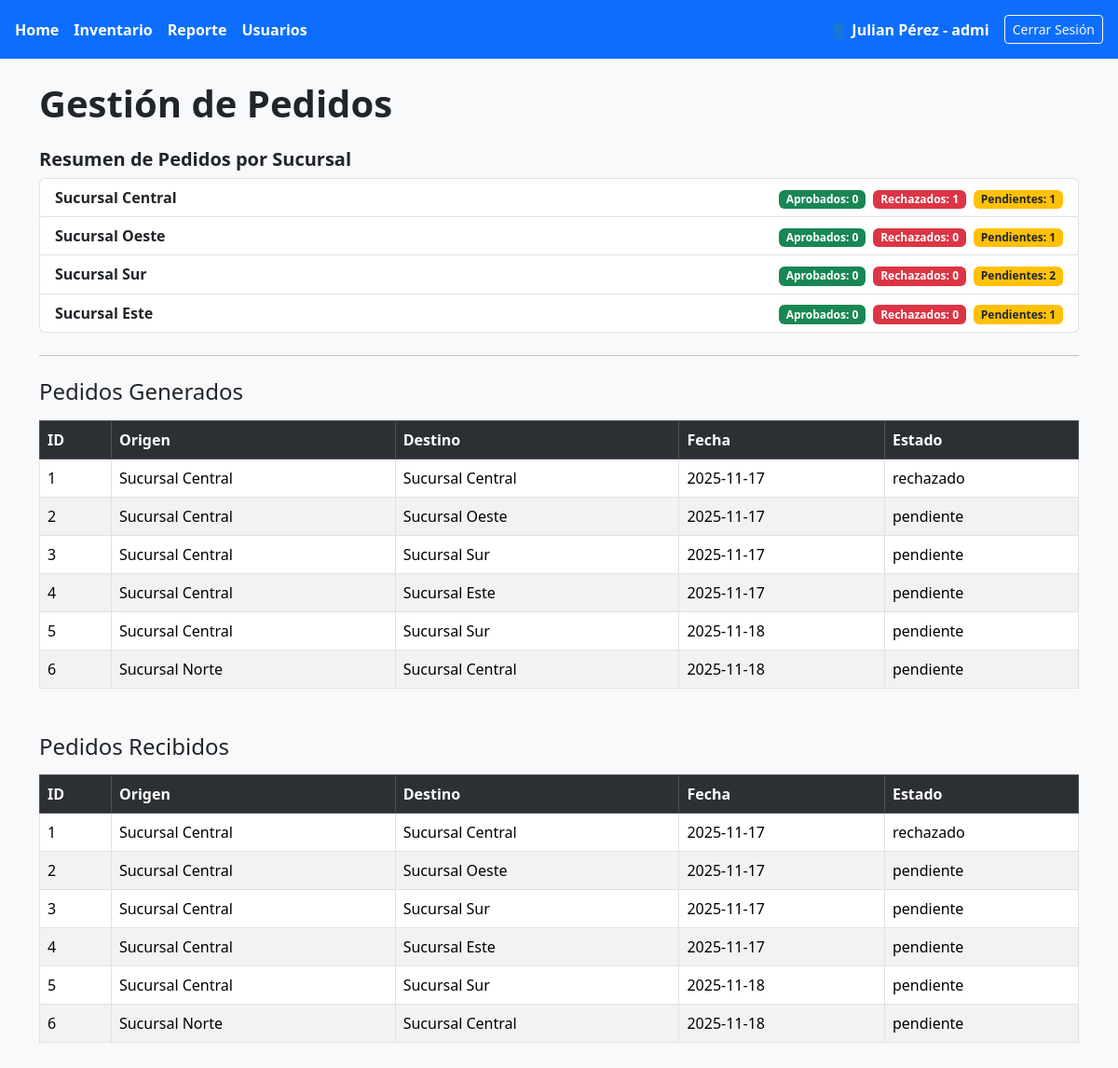
Page /gestion_pedidos (signed in) on the earlier database version.
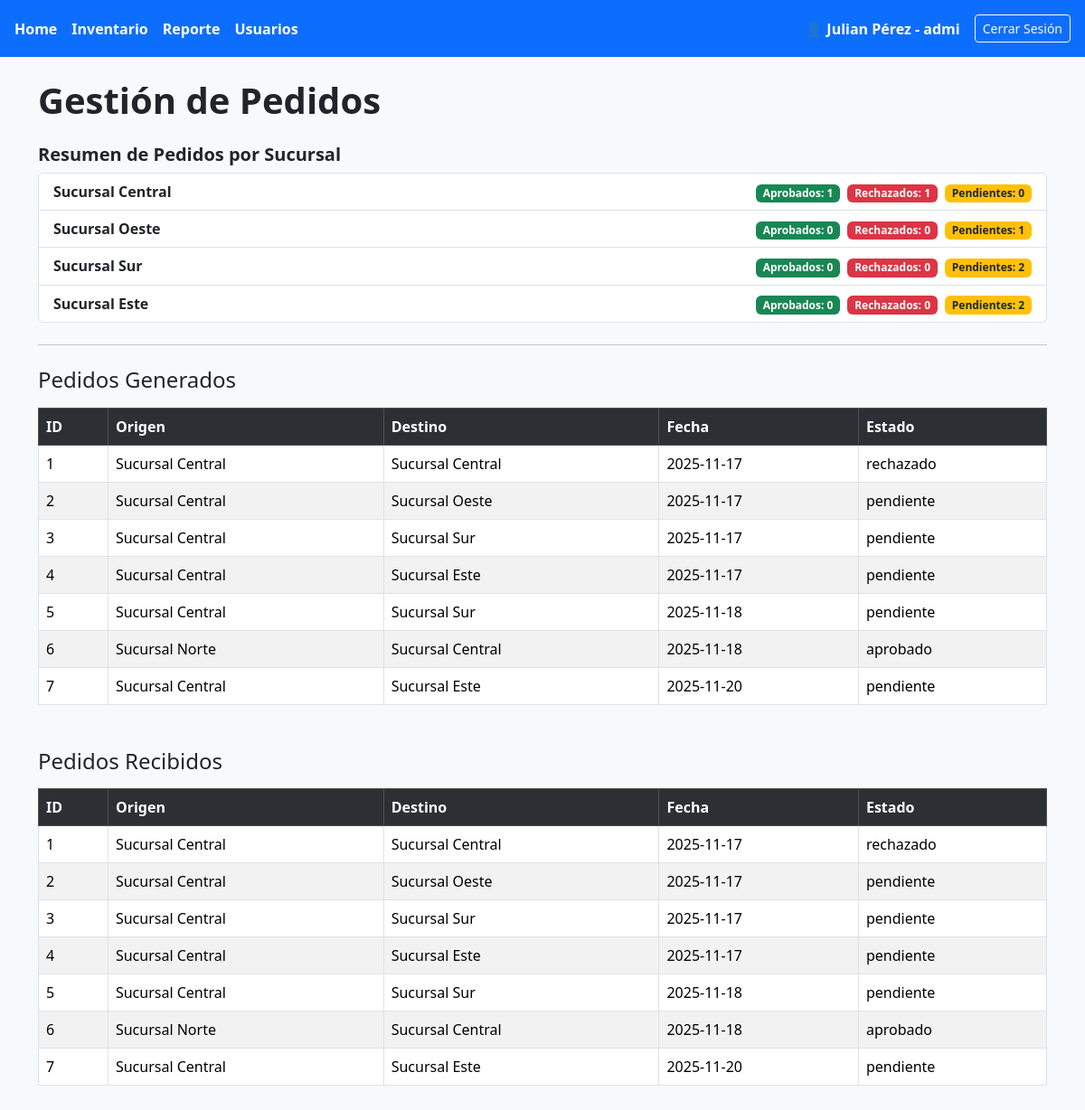
Same page on the later database version.
### tables this page shows
CREATE TABLE pedido(
                id INTEGER PRIMARY KEY AUTOINCREMENT,
                id_sucursal_origen INTEGER,
                id_sucursal_destino INTEGER,
                fecha_pedido TEXT,
                estado TEXT,
                FOREIGN KEY (id_sucursal_origen) REFERENCES sucursal(id) ON DELETE CASCADE,
                FOREIGN KEY (id_sucursal_destino) REFERENCES sucursal(id) ON DELETE CASCADE
            );

CREATE TABLE sucursal(
                id INTEGER PRIMARY KEY AUTOINCREMENT,
                nombre VARCHAR(50),
                direccion VARCHAR(100),
                telefono VARCHAR(30)
            );

### app.py (the view)
@app.route("/gestion_pedidos")
def gestion_pedidos():
    rol = session["rol"]
    id_sucursal =  session["sucursal_id"]
    if rol == "encargado":
        pedidos_generados = db.cursor.execute("""
            SELECT p.id, s1.nombre, s2.nombre, p.fecha_pedido, p.estado
            FROM pedido p
            JOIN sucursal s1 ON p.id_sucursal_origen = s1.id
            JOIN sucursal s2 ON p.id_sucursal_destino = s2.id
            WHERE p.id_sucursal_origen = ?
        """, (id_sucursal,)).fetchall()
        pedidos_recibidos = db.cursor.execute("""
            SELECT p.id, s1.nombre, s2.nombre, p.fecha_pedido, p.estado
            FROM pedido p
            JOIN sucursal s1 ON p.id_sucursal_origen = s1.id
            JOIN sucursal s2 ON p.id_sucursal_destino = s2.id
            WHERE p.id_sucursal_destino = ?
        """, (id_sucursal,)).fetchall()
        productos_bajos = db.productos_stock_bajo(id_sucursal)
    elif rol == "admi":
        pedidos_generados = db.mostrar_pedidos()
        pedidos_recibidos = pedidos_generados
        productos_bajos = []
    else:
        return "No autorizado", 403
    sucursales = db.cursor.execute("SELECT id, nombre FROM sucursal").fetchall()
    return render_template(
        "pedidos.html",
        usuarioNombre=session["nombre"],
        usuarioApellido=session["apellido"],
        usuarioRol=session["rol"],
        rol=rol,
        pedidos_generados=pedidos_generados,
        pedidos_recibidos=pedidos_recibidos,
        productos_bajos=productos_bajos,
        sucursales=sucursales
    )

### base_de_datos/mi_conexion.py (called while the page is built)
    def mostrar_pedidos(self):
        self.cursor.execute("""
            SELECT p.id, s1.nombre AS sucursal_origen, s2.nombre AS sucursal_destino,
                   p.fecha_pedido, p.estado
            FROM pedido p
            JOIN sucursal s1 ON p.id_sucursal_origen = s1.id
            JOIN sucursal s2 ON p.id_sucursal_destino = s2.id
        """)
        return self.cursor.fetchall()

### templates/pedidos.html (shortened to what this page needs)
<!DOCTYPE html>
<html lang="en">
<head>
    <link href="https://cdn.jsdelivr.net/npm/bootstrap@5.3.2/dist/css/bootstrap.min.css" rel="stylesheet">
</head>
<body class="bg-light">
    <header class="bg-primary text-white p-3 d-flex justify-content-between align-items-center">
        <nav class="d-flex gap-3">
            <a class="text-white text-decoration-none fw-bold" href="{{url_for('panel_principal')}}">Home</a>
            {%if usuarioRol!='vendedor'%}
            <a class="text-white text-decoration-none fw-bold" href="{{url_for('gestion_inventario')}}">Inventario</a>
            {%endif%}
            {%if usuarioRol!='reponedor' and usuarioRol!='vendedor'%}
            <a class="text-white text-decoration-none fw-bold" href="{{url_for('reportes')}}">Reporte</a>
            {%endif%}
            {%if usuarioRol=='admi'%}
            <a class="text-white text-decoration-none fw-bold" href="{{url_for('gestion_usuario')}}">Usuarios</a>
            {%endif%}
        </nav>
        <div id="user-section" class="d-flex align-items-center gap-3">
            <span class="fw-bold">👤 {{ usuarioNombre }} {{usuarioApellido}} - {{usuarioRol}}</span>
            <a href="{{ url_for('logout') }}" class="btn btn-outline-light btn-sm">Cerrar Sesión</a>
        </div>
    </header>
    <main class="container py-4">
        <h1 class="mb-4 fw-bold">Gestión de Pedidos</h1>
                {% set sucursales_totales = {} %}
        <div class="mb-4">
            <h5 class="fw-bold">Resumen de Pedidos por Sucursal</h5>
            <ul class="list-group">
                {% for sucursal, totales in sucursales_totales.items() %}
                <li class="list-group-item d-flex justify-content-between align-items-center">
                    <strong>{{ sucursal }}</strong>
                    <span>
                        <span class="badge bg-success me-1">Aprobados: {{ totales.aprobado }}</span>
                        <span class="badge bg-danger me-1">Rechazados: {{ totales.rechazado }}</span>
                        <span class="badge bg-warning text-dark">Pendientes: {{ totales.pendiente }}</span>
                    </span>
                </li>
                {% endfor %}
            </ul>
        </div>
        <hr class="my-4">
        <h2 class="h4 mb-3">Pedidos Generados</h2>
        <table class="table table-bordered table-striped">
            <tr class="table-dark">
                <th>ID</th>
                <th>Origen</th>
                <th>Destino</th>
                <th>Fecha</th>
                <th>Estado</th>
            </tr>
            {% for p in pedidos_generados %}
            <tr>
                <td>{{ p[0] }}</td>
                <td>{{ p[1] }}</td>
                <td>{{ p[2] }}</td>
                <td>{{ p[3] }}</td>
                <td>{{ p[4] }}</td>
            </tr>
            {% endfor %}
        </table>
        <h2 class="h4 mt-5 mb-3">Pedidos Recibidos</h2>
        <table class="table table-bordered table-striped">
            <tr class="table-dark">
                <th>ID</th>
                <th>Origen</th>
                <th>Destino</th>
                <th>Fecha</th>
                <th>Estado</th>
            </tr>
            {% for p in pedidos_recibidos %}
            <tr>
                <td>{{ p[0] }}</td>
                <td>{{ p[1] }}</td>
                <td>{{ p[2] }}</td>
                <td>{{ p[3] }}</td>
                <td>{{ p[4] }}</td>
            </tr>
            {% endfor %}
        </table>
    </main>
</body>
</html>

Differences in the rows shown:
computed for pedido "rechazado": aprobado "0" → "1"; pendiente "1" → "0"
computed for pedido id 4: pendiente "1" → "2"
changed pedido "Sucursal Norte": estado "pendiente" → "aprobado"
added pedido: id "7", nombre "Sucursal Central", nombre "Sucursal Este", fecha_pedido "2025-11-20", estado "pendiente"
